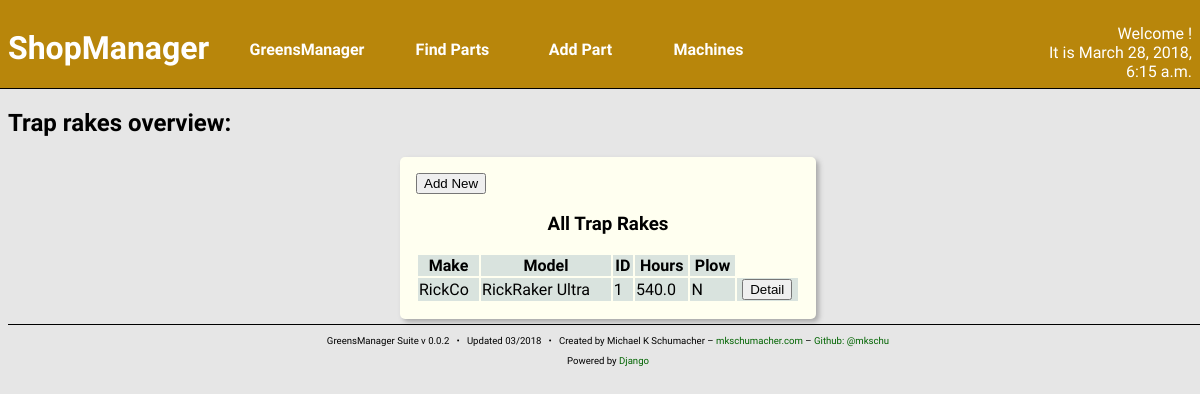
Screenshot of /shop/rake/ with the database file from the repository.
### machines/models.py (models this page shows, shortened)
class Machine(models.Model):
    make = models.CharField(max_length=128)
    model = models.TextField(max_length=256)
    year = models.IntegerField()
    ident_number = models.CharField(max_length=16,
                                    blank = True,
                                    null = True)
    date_purchased = models.DateField()
    hours = models.FloatField()
    in_commission = models.BooleanField(default = True)
    fuel_type = models.ManyToManyField('parts.Fuel',
                                       blank = True,
                                       related_name = '+')
    oil_type = models.ManyToManyField('parts.Oil',
                                      blank = True,
                                      related_name = '+')
    oil_capacity = models.FloatField(blank = True, null = True)
    hyd_oil_type = models.ManyToManyField('parts.Oil',
                                          blank = True,
                                          related_name = '+')
    hyd_oil_capacity = models.FloatField(blank = True, null = True)
    oil_filter = models.ManyToManyField('parts.Filter',
                                        blank = True,
                                        related_name = '+')
    hyd_oil_filter = models.ManyToManyField('parts.Filter',
                                            blank = True,
                                            related_name = '+')
    fuel_filter = models.ManyToManyField('parts.Filter',
                                         blank = True,
                                         related_name = '+')
    created_at = models.DateTimeField(auto_now_add=True)
    updated_at = models.DateTimeField(auto_now=True)

class TrapRake(Machine):
    plow = models.BooleanField()
    plow_attached = models.BooleanField(default=False)

class Machine(models.Model):
    make = models.CharField(max_length=128)
    model = models.TextField(max_length=256)
    year = models.IntegerField()
    ident_number = models.CharField(max_length=16,
                                    blank = True,
                                    null = True)
    date_purchased = models.DateField()
    hours = models.FloatField()
    in_commission = models.BooleanField(default = True)
    fuel_type = models.ManyToManyField('parts.Fuel',
                                       blank = True,
                                       related_name = '+')
    oil_type = models.ManyToManyField('parts.Oil',
                                      blank = True,
                                      related_name = '+')
    oil_capacity = models.FloatField(blank = True, null = True)
    hyd_oil_type = models.ManyToManyField('parts.Oil',
                                          blank = True,
                                          related_name = '+')
    hyd_oil_capacity = models.FloatField(blank = True, null = True)
    oil_filter = models.ManyToManyField('parts.Filter',
                                        blank = True,
                                        related_name = '+')
    hyd_oil_filter = models.ManyToManyField('parts.Filter',
                                            blank = True,
                                            related_name = '+')
    fuel_filter = models.ManyToManyField('parts.Filter',
                                         blank = True,
                                         related_name = '+')
    created_at = models.DateTimeField(auto_now_add=True)
    updated_at = models.DateTimeField(auto_now=True)

### machines/views.py (the view)
def rakeIndex(request):
    rakes = TrapRake.objects.all()
    context = {
        'curr_time': curr_time(),
        'rakes': rakes,
    }
    return render(request, 'machines/rake_index.html', context)

### machines/views.py (called while the page is built)
def curr_time():
    return now()

### machines/templates/machines/rake_index.html
{% include "machines/shophead.html" %}
<h2>Trap rakes overview:</h2>
<section class="content-block content-block-full">
    <a href="{% url 'shop:rake_new' %}">
        <button>Add New</button>
    </a>
    <h3>All Trap Rakes</h3>
    <table>
        <thead>
            <th>Make</th>
            <th>Model</th>
            <th>ID</th>
            <th>Hours</th>
            <th>Plow</th>
        </thead>
        {% for r in rakes %}
        <tr>
            <td>{{ r.make }}</td>
            <td>{{ r.model }}</td>
            <td>{{ r.ident_number }}</td>
            <td>{{ r.hours }}</td>
            <td>
                {% if r.plow %}
                    Y
                {% else %}
                    N
                {% endif %}
            </td>
            <td class="center-align">
                <a href="{% url 'shop:rake_detail' pk=r.pk %}">
                    <button>Detail</button>
                </a>
            </td>
        </tr>
        {% endfor %}
    </table>
</section>
{% include "foot.html" %}

### greensManager/static/styles/main.css (style rules this page uses)
body { background: #e6e6e6; font-family: 'Quattrocento Sans', sans-serif; width: 100vw; overflow: auto; }
a { text-decoration: none; color: darkgreen; }
.content-block { width: 32%; float: left; border-radius: 5px; margin: 5px; padding: 2px; background: ivory; box-shadow: 3px 3px 5px darkgray; height: 37vh; overflow: hidden; }
.content-block h3 { text-align: center; }
.content-block table { width: 100%; }
.content-block tr:nth-child(odd) { background: #d9e3de; }
.content-block-full { margin-left: auto; margin-right: auto; float: none; height: auto; overflow: auto; padding: 1em; }
.content-block-full table { margin: auto; }
.center-align { text-align: center; }

### rows the page displays
TrapRake: make "RickCo", model "RickRaker Ultra", ident_number "1", hours "540.0", plow "N"

### other values shown
{{ curr_time }} "March 28, 2018, 6:15 a.m."
